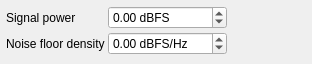
<?xml version="1.0" encoding="UTF-8"?>
<ui version="4.0">
 <class>ToneGenSourcePage</class>
 <widget class="QWidget" name="ToneGenSourcePage">
  <property name="geometry">
   <rect>
    <x>0</x>
    <y>0</y>
    <width>312</width>
    <height>64</height>
   </rect>
  </property>
  <property name="windowTitle">
   <string>Form</string>
  </property>
  <layout class="QGridLayout" name="gridLayout">
   <property name="leftMargin">
    <number>6</number>
   </property>
   <property name="topMargin">
    <number>6</number>
   </property>
   <property name="rightMargin">
    <number>6</number>
   </property>
   <property name="bottomMargin">
    <number>6</number>
   </property>
   <property name="spacing">
    <number>3</number>
   </property>
   <item row="0" column="0">
    <widget class="QLabel" name="label">
     <property name="text">
      <string>Signal power</string>
     </property>
    </widget>
   </item>
   <item row="0" column="2">
    <spacer name="horizontalSpacer">
     <property name="orientation">
      <enum>Qt::Horizontal</enum>
     </property>
     <property name="sizeHint" stdset="0">
      <size>
       <width>40</width>
       <height>20</height>
      </size>
     </property>
    </spacer>
   </item>
   <item row="1" column="1">
    <widget class="QDoubleSpinBox" name="noiseSpinBox">
     <property name="suffix">
      <string> dBFS/Hz</string>
     </property>
     <property name="minimum">
      <double>-120.000000000000000</double>
     </property>
     <property name="maximum">
      <double>120.000000000000000</double>
     </property>
    </widget>
   </item>
   <item row="0" column="1">
    <widget class="QDoubleSpinBox" name="signalSpinBox">
     <property name="suffix">
      <string> dBFS</string>
     </property>
     <property name="minimum">
      <double>-120.000000000000000</double>
     </property>
     <property name="maximum">
      <double>120.000000000000000</double>
     </property>
    </widget>
   </item>
   <item row="1" column="0">
    <widget class="QLabel" name="label_2">
     <property name="text">
      <string>Noise floor density</string>
     </property>
    </widget>
   </item>
   <item row="2" column="1">
    <spacer name="verticalSpacer">
     <property name="orientation">
      <enum>Qt::Vertical</enum>
     </property>
     <property name="sizeHint" stdset="0">
      <size>
       <width>20</width>
       <height>1</height>
      </size>
     </property>
    </spacer>
   </item>
  </layout>
 </widget>
 <resources/>
 <connections/>
</ui>
